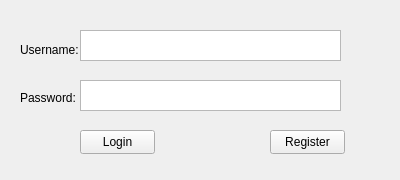
<?xml version="1.0" encoding="UTF-8"?>
<ui version="4.0">
 <class>LoginView</class>
 <widget class="QWidget" name="LoginView">
  <property name="geometry">
   <rect>
    <x>0</x>
    <y>0</y>
    <width>400</width>
    <height>180</height>
   </rect>
  </property>
  <property name="windowTitle">
   <string>Form</string>
  </property>
  <widget class="QLabel" name="label">
   <property name="geometry">
    <rect>
     <x>20</x>
     <y>40</y>
     <width>61</width>
     <height>20</height>
    </rect>
   </property>
   <property name="text">
    <string>Username:</string>
   </property>
  </widget>
  <widget class="QPlainTextEdit" name="password">
   <property name="geometry">
    <rect>
     <x>80</x>
     <y>80</y>
     <width>261</width>
     <height>31</height>
    </rect>
   </property>
  </widget>
  <widget class="QLabel" name="label_2">
   <property name="geometry">
    <rect>
     <x>20</x>
     <y>90</y>
     <width>61</width>
     <height>16</height>
    </rect>
   </property>
   <property name="text">
    <string>Password:</string>
   </property>
  </widget>
  <widget class="QPushButton" name="loginbutton">
   <property name="geometry">
    <rect>
     <x>80</x>
     <y>130</y>
     <width>75</width>
     <height>24</height>
    </rect>
   </property>
   <property name="text">
    <string>Login</string>
   </property>
  </widget>
  <widget class="QPlainTextEdit" name="username">
   <property name="geometry">
    <rect>
     <x>80</x>
     <y>30</y>
     <width>261</width>
     <height>31</height>
    </rect>
   </property>
   <property name="plainText">
    <string/>
   </property>
  </widget>
  <widget class="QPushButton" name="registerbutton">
   <property name="geometry">
    <rect>
     <x>270</x>
     <y>130</y>
     <width>75</width>
     <height>24</height>
    </rect>
   </property>
   <property name="text">
    <string>Register</string>
   </property>
  </widget>
 </widget>
 <resources/>
 <connections/>
</ui>
